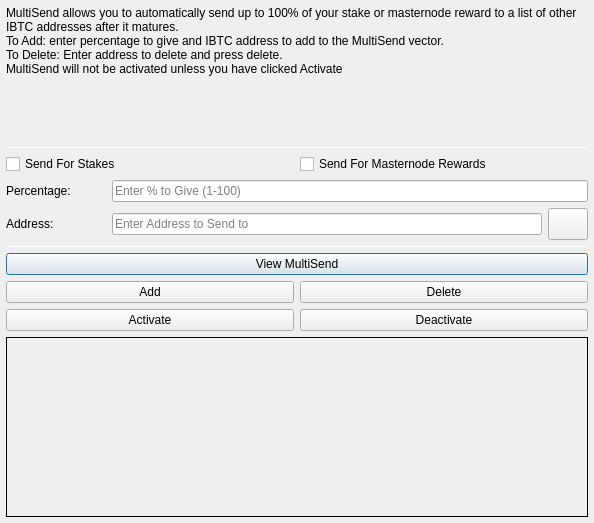
<?xml version="1.0" encoding="UTF-8"?>
<ui version="4.0">
 <class>MultiSendDialog</class>
 <widget class="QDialog" name="MultiSendDialog">
  <property name="windowModality">
   <enum>Qt::NonModal</enum>
  </property>
  <property name="geometry">
   <rect>
    <x>0</x>
    <y>0</y>
    <width>594</width>
    <height>523</height>
   </rect>
  </property>
  <property name="windowTitle">
   <string>MultiSend</string>
  </property>
  <layout class="QVBoxLayout" name="verticalLayout" stretch="0">
   <property name="leftMargin">
    <number>6</number>
   </property>
   <property name="topMargin">
    <number>6</number>
   </property>
   <property name="rightMargin">
    <number>6</number>
   </property>
   <property name="bottomMargin">
    <number>6</number>
   </property>
   <item>
    <layout class="QVBoxLayout" name="verticalLayout_Main" stretch="1,1,1,1,1,1">
     <item>
      <widget class="QLabel" name="label_2">
       <property name="lineWidth">
        <number>1</number>
       </property>
       <property name="text">
        <string>MultiSend allows you to automatically send up to 100% of your stake or masternode reward to a list of other IBTC addresses after it matures.
To Add: enter percentage to give and IBTC address to add to the MultiSend vector.
To Delete: Enter address to delete and press delete.
MultiSend will not be activated unless you have clicked Activate</string>
       </property>
       <property name="alignment">
        <set>Qt::AlignLeading|Qt::AlignLeft|Qt::AlignTop</set>
       </property>
       <property name="wordWrap">
        <bool>true</bool>
       </property>
      </widget>
     </item>
     <item>
      <widget class="Line" name="line">
       <property name="minimumSize">
        <size>
         <width>0</width>
         <height>1</height>
        </size>
       </property>
       <property name="maximumSize">
        <size>
         <width>16777215</width>
         <height>1</height>
        </size>
       </property>
       <property name="orientation">
        <enum>Qt::Horizontal</enum>
       </property>
      </widget>
     </item>
     <item>
      <layout class="QVBoxLayout" name="verticalLayout_Settings">
       <item>
        <layout class="QHBoxLayout" name="horizontalLayout">
         <item>
          <widget class="QCheckBox" name="multiSendStakeCheckBox">
           <property name="text">
            <string>Send For Stakes</string>
           </property>
          </widget>
         </item>
         <item>
          <widget class="QCheckBox" name="multiSendMasternodeCheckBox">
           <property name="text">
            <string>Send For Masternode Rewards</string>
           </property>
          </widget>
         </item>
        </layout>
       </item>
       <item>
        <layout class="QHBoxLayout" name="horizontalLayout_6">
         <item>
          <widget class="QLabel" name="label">
           <property name="minimumSize">
            <size>
             <width>100</width>
             <height>0</height>
            </size>
           </property>
           <property name="toolTip">
            <string>Percentage of stake to send</string>
           </property>
           <property name="text">
            <string>Percentage:</string>
           </property>
          </widget>
         </item>
         <item>
          <widget class="QLineEdit" name="multiSendPercentEdit">
           <property name="toolTip">
            <string>Enter whole numbers 1 - 100</string>
           </property>
           <property name="placeholderText">
            <string>Enter % to Give (1-100)</string>
           </property>
          </widget>
         </item>
        </layout>
       </item>
       <item>
        <layout class="QHBoxLayout" name="horizontalLayout_7">
         <item>
          <widget class="QLabel" name="label_5">
           <property name="minimumSize">
            <size>
             <width>100</width>
             <height>0</height>
            </size>
           </property>
           <property name="toolTip">
            <string>Address to send portion of stake to</string>
           </property>
           <property name="text">
            <string>Address:</string>
           </property>
          </widget>
         </item>
         <item>
          <widget class="QLineEdit" name="multiSendAddressEdit">
           <property name="toolTip">
            <string/>
           </property>
           <property name="placeholderText">
            <string>Enter Address to Send to</string>
           </property>
          </widget>
         </item>
         <item>
          <widget class="QPushButton" name="addressBookButton">
           <property name="maximumSize">
            <size>
             <width>16777215</width>
             <height>32</height>
            </size>
           </property>
           <property name="toolTip">
            <string>Choose an address from the address book</string>
           </property>
           <property name="text">
            <string/>
           </property>
           <property name="icon">
            <iconset resource="../improvedbitcoin.qrc">
             <normaloff>:/icons/address-book</normaloff>:/icons/address-book</iconset>
           </property>
           <property name="shortcut">
            <string>Alt+A</string>
           </property>
           <property name="autoDefault">
            <bool>false</bool>
           </property>
          </widget>
         </item>
        </layout>
       </item>
      </layout>
     </item>
     <item>
      <widget class="Line" name="line_2">
       <property name="minimumSize">
        <size>
         <width>0</width>
         <height>1</height>
        </size>
       </property>
       <property name="maximumSize">
        <size>
         <width>16777215</width>
         <height>1</height>
        </size>
       </property>
       <property name="orientation">
        <enum>Qt::Horizontal</enum>
       </property>
      </widget>
     </item>
     <item>
      <layout class="QVBoxLayout" name="verticalLayout_Buttons">
       <item>
        <layout class="QHBoxLayout" name="horizontalLayout_4">
         <item>
          <widget class="QPushButton" name="viewButton">
           <property name="toolTip">
            <string/>
           </property>
           <property name="statusTip">
            <string>View MultiSend Vector</string>
           </property>
           <property name="text">
            <string>View MultiSend</string>
           </property>
          </widget>
         </item>
        </layout>
       </item>
       <item>
        <layout class="QHBoxLayout" name="horizontalLayout_2">
         <item>
          <widget class="QPushButton" name="addButton">
           <property name="toolTip">
            <string/>
           </property>
           <property name="statusTip">
            <string>Add to MultiSend Vector</string>
           </property>
           <property name="text">
            <string>Add</string>
           </property>
          </widget>
         </item>
         <item>
          <widget class="QPushButton" name="deleteButton">
           <property name="toolTip">
            <string/>
           </property>
           <property name="statusTip">
            <string>Delete Address From MultiSend Vector</string>
           </property>
           <property name="text">
            <string>Delete</string>
           </property>
          </widget>
         </item>
        </layout>
       </item>
       <item>
        <layout class="QHBoxLayout" name="horizontalLayout_5">
         <item>
          <widget class="QPushButton" name="activateButton">
           <property name="statusTip">
            <string>Activate MultiSend</string>
           </property>
           <property name="text">
            <string>Activate</string>
           </property>
          </widget>
         </item>
         <item>
          <widget class="QPushButton" name="disableButton">
           <property name="statusTip">
            <string>Deactivate MultiSend</string>
           </property>
           <property name="text">
            <string>Deactivate</string>
           </property>
          </widget>
         </item>
        </layout>
       </item>
      </layout>
     </item>
     <item>
      <widget class="QLabel" name="message">
       <property name="minimumSize">
        <size>
         <width>0</width>
         <height>180</height>
        </size>
       </property>
       <property name="frameShape">
        <enum>QFrame::Panel</enum>
       </property>
       <property name="frameShadow">
        <enum>QFrame::Plain</enum>
       </property>
       <property name="lineWidth">
        <number>1</number>
       </property>
       <property name="midLineWidth">
        <number>1</number>
       </property>
       <property name="text">
        <string/>
       </property>
       <property name="alignment">
        <set>Qt::AlignLeading|Qt::AlignLeft|Qt::AlignTop</set>
       </property>
       <property name="wordWrap">
        <bool>true</bool>
       </property>
      </widget>
     </item>
    </layout>
   </item>
  </layout>
 </widget>
 <resources>
  <include location="../improvedbitcoin.qrc"/>
 </resources>
 <connections/>
</ui>
